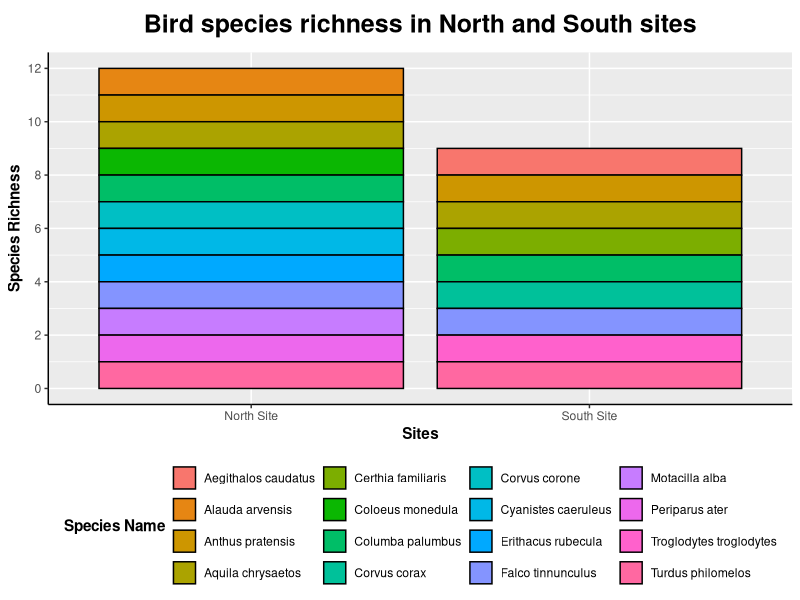
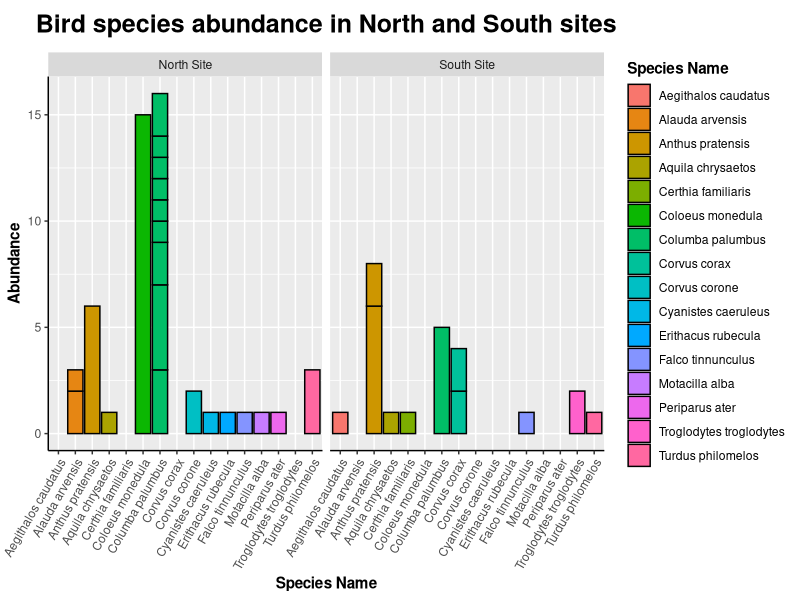
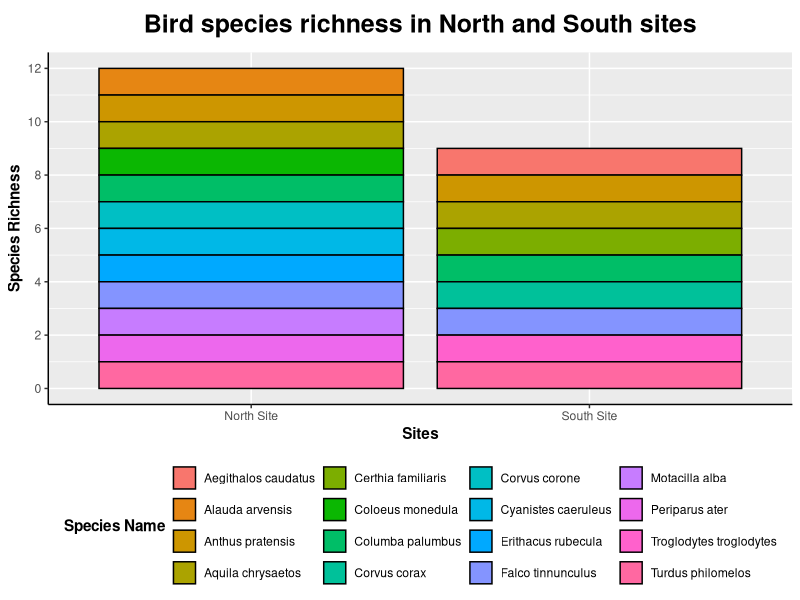
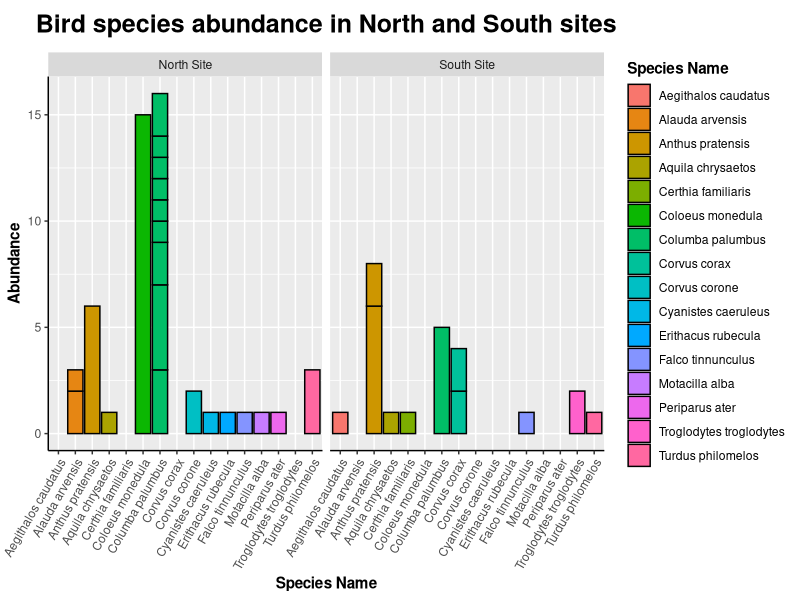

Generate these figures, in order, with R:
library(ggplot2)
library(dplyr)
library(readxl)

# Read in the csv file of the Bird survey data to R
BirdData <- read.csv("Data/SurveyData/LochranzaBird.csv")

# As the Birds were identified to a species level, remove all instances of unidentified or non species level records
BirdData <- BirdData[which(BirdData$taxonRank=="Species"),]

# Remove all out of bounds recordings as they were not considered within the confines of the methodology
BirdData <- BirdData[-which(BirdData$eventID=="N1B_OoB" | BirdData$eventID=="N2B_OoB" | BirdData$eventID=="N3B_OoB" | BirdData$eventID=="SIB_OoB" | BirdData$eventID=="S2B_OoB" | BirdData$eventID=="S3B_OoB"),]

# Create a new column for the site and enter a value based on the EventID
BirdData$site <- ""
BirdData <- BirdData %>% 
  mutate(
    site = case_when(
      substr(BirdData$eventID,1,1)=="N" ~ "North Site",
      substr(BirdData$eventID,1,1)=="S" ~ "South Site"
    )
  )

# Create a subset data frame of the distinct values only in both sites for the species richness
BirdRichness <- BirdData  %>% distinct(scientificName, site, .keep_all = TRUE)

# Create the Bird Species Richness plot using ggplot2
(BirdRichnessPlot <- ggplot(BirdRichness,aes(x=site, fill=scientificName)) + 
  geom_bar(colour = "black") +
  scale_y_continuous(breaks=seq(0, 13, 2)) +
  labs(x="Sites", y="Species Richness", title="Bird species richness in North and South sites", fill="Species Name") +
  theme(legend.position="bottom", 
        legend.title=element_text(face="bold"),
        axis.title=element_text(face="bold"),
        axis.line=element_line(colour="black"), 
        plot.title=element_text(hjust=0.5, face="bold", size = 18, margin=margin(t=5, b=10))
        )
  )

# Save the Species Richness plot as a png file
ggsave(filename="Data/Figures/Bird_Richness.png", BirdRichnessPlot, width=10, height=6)

# Create the Bird Abundance plot using ggplot2
(BirdAbundancePlot <- ggplot(BirdData,aes(x=scientificName, y=individualCount, fill=scientificName)) +
  geom_col(colour = "black") +
  facet_wrap(~site) +
  labs(x="Species Name", y="Abundance", title="Bird species abundance in North and South sites", fill="Species Name") +
  theme(legend.title=element_text(face="bold"),
        axis.title=element_text(face="bold"),
        axis.line=element_line(colour="black"),
        axis.text.x = element_text(angle = 60, hjust = 1),
        plot.title=element_text(hjust=0.5, face="bold", size = 18, margin=margin(t=5, b=10))
        )
  )

# Save the Abundance plot as a png file
ggsave(filename="Data/Figures/Bird_Abundance.png", BirdAbundancePlot, width=10, height=6)
